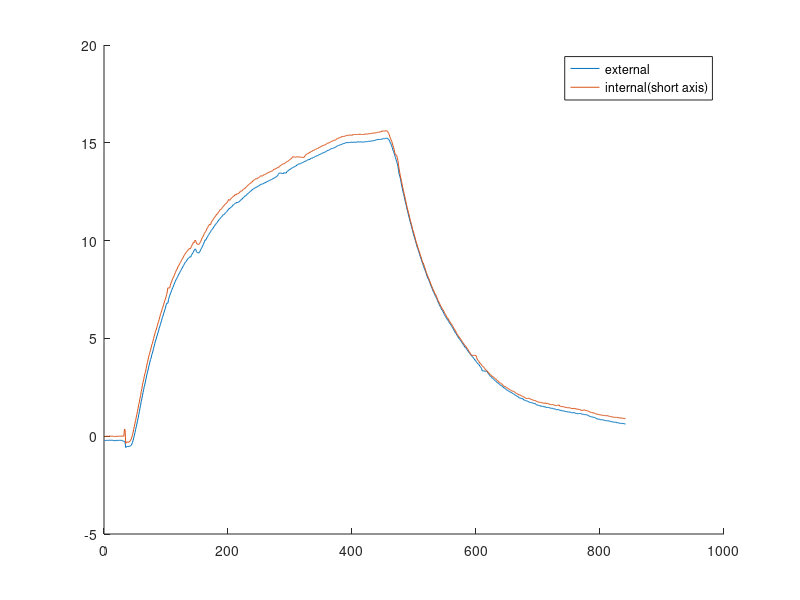
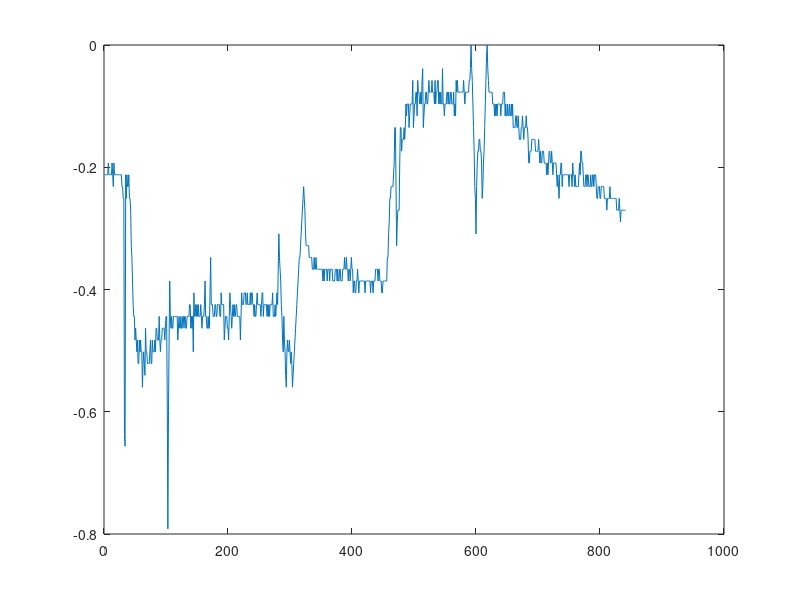

MATLAB code for these plots, in order:
clear all; close all; clc
load('temperature_data_4_27');

external=temps(:,1);
long_axis=temps(:,2);
short_axis=temps(:,3);
time=transpose(1:length(external));

adjusted_long = long_axis - external;
adjusted_short = short_axis - external;

hold on;
%plot(time,external);
plot(time,adjusted_short);
plot(time,adjusted_long);

legend('external','internal(short axis)','internal(long axis)');

lb=400;
hb=455;

figure(2);
plot(time,adjusted_short-adjusted_long);

T_inf = mean(external(400:455));
T_ss = (mean(long_axis(400:455))+mean(short_axis(400:455)))/2;